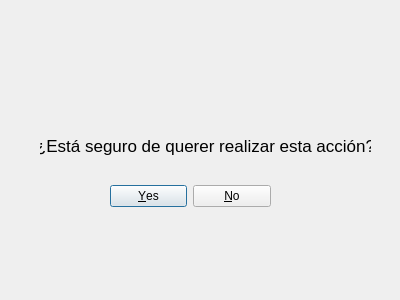
<?xml version="1.0" encoding="UTF-8"?>
<ui version="4.0">
 <class>btnBoxAccion</class>
 <widget class="QDialog" name="btnBoxAccion">
  <property name="geometry">
   <rect>
    <x>0</x>
    <y>0</y>
    <width>400</width>
    <height>300</height>
   </rect>
  </property>
  <property name="windowTitle">
   <string>Dialog</string>
  </property>
  <property name="modal">
   <bool>true</bool>
  </property>
  <widget class="QDialogButtonBox" name="buttonBoxAccion">
   <property name="geometry">
    <rect>
     <x>110</x>
     <y>180</y>
     <width>161</width>
     <height>32</height>
    </rect>
   </property>
   <property name="orientation">
    <enum>Qt::Horizontal</enum>
   </property>
   <property name="standardButtons">
    <set>QDialogButtonBox::No|QDialogButtonBox::Yes</set>
   </property>
  </widget>
  <widget class="QLabel" name="lblMenAccion">
   <property name="geometry">
    <rect>
     <x>40</x>
     <y>130</y>
     <width>331</width>
     <height>31</height>
    </rect>
   </property>
   <property name="font">
    <font>
     <pointsize>13</pointsize>
    </font>
   </property>
   <property name="text">
    <string>¿Está seguro de querer realizar esta acción?</string>
   </property>
   <property name="alignment">
    <set>Qt::AlignCenter</set>
   </property>
  </widget>
  <widget class="QLabel" name="lblimgAccion">
   <property name="geometry">
    <rect>
     <x>170</x>
     <y>60</y>
     <width>61</width>
     <height>61</height>
    </rect>
   </property>
   <property name="text">
    <string/>
   </property>
   <property name="pixmap">
    <pixmap resource="img/avisoAccion.qrc">:/warning2/warning2.png</pixmap>
   </property>
   <property name="scaledContents">
    <bool>true</bool>
   </property>
   <property name="alignment">
    <set>Qt::AlignRight|Qt::AlignTrailing|Qt::AlignVCenter</set>
   </property>
  </widget>
 </widget>
 <resources>
  <include location="img/avisoSalir.qrc"/>
  <include location="img/avisoAccion.qrc"/>
 </resources>
 <connections>
  <connection>
   <sender>buttonBoxAccion</sender>
   <signal>accepted()</signal>
   <receiver>btnBoxAccion</receiver>
   <slot>accept()</slot>
   <hints>
    <hint type="sourcelabel">
     <x>248</x>
     <y>254</y>
    </hint>
    <hint type="destinationlabel">
     <x>157</x>
     <y>274</y>
    </hint>
   </hints>
  </connection>
  <connection>
   <sender>buttonBoxAccion</sender>
   <signal>rejected()</signal>
   <receiver>btnBoxAccion</receiver>
   <slot>reject()</slot>
   <hints>
    <hint type="sourcelabel">
     <x>316</x>
     <y>260</y>
    </hint>
    <hint type="destinationlabel">
     <x>286</x>
     <y>274</y>
    </hint>
   </hints>
  </connection>
 </connections>
</ui>
